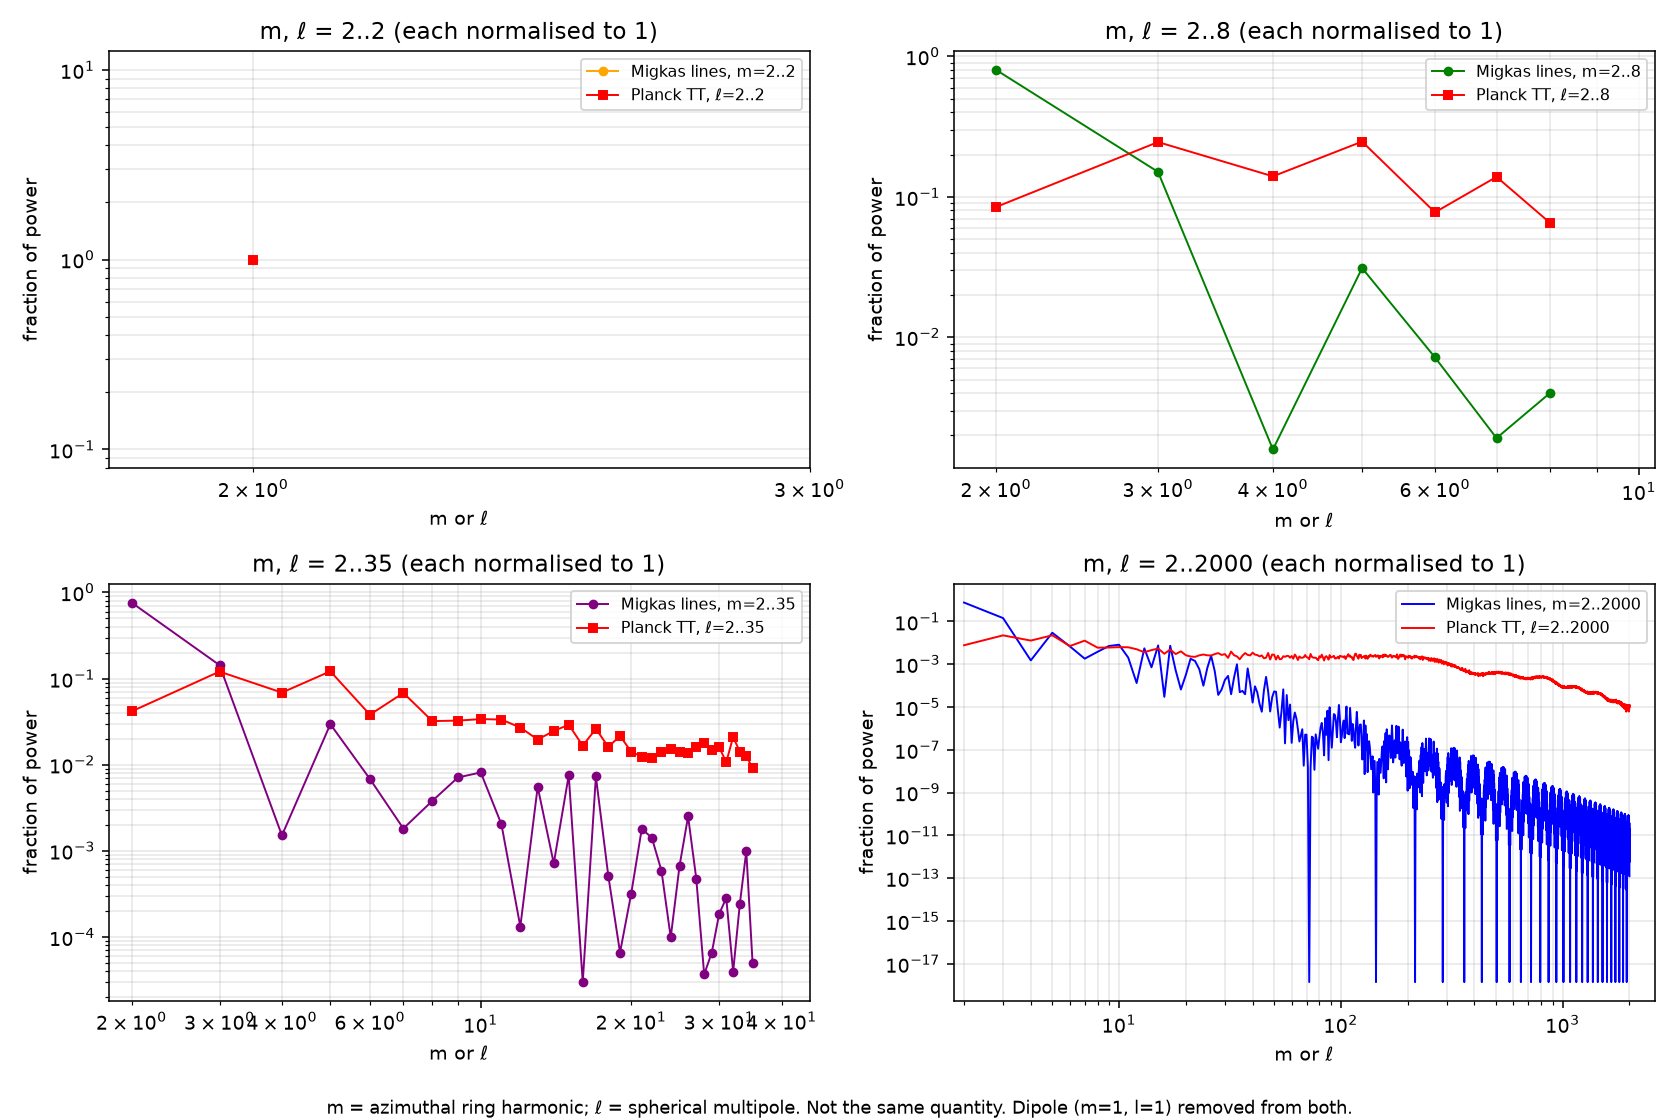

Reproduce this figure in Python.
# Each truncated connect-the-dots Fourier sum (m<=2,8,35,2000), dipole removed: fractional power for m>=2 vs Planck 2018 TT (2l+1)C_l share for l>=2.
import numpy as np,matplotlib;matplotlib.use('Agg');import matplotlib.pyplot as plt
d=np.genfromtxt('/workspace/cosmology/migkas/fig6_digitized.csv',delimiter=',',names=True);l,y=d['l_deg'],d['A_over_Aall'];o=np.argsort(l);l,y=l[o],y[o]
N=2**16;g=np.arange(N)*360/N;f=np.interp(g,l,y,period=360);A2=4*np.abs(np.fft.rfft(f)/N)**2
p=np.loadtxt('COM_PowerSpect_CMB-TT-full_R3.01.txt');L=np.r_[1,p[:,0]];Ad=3362.08;C1=4*np.pi/9*Ad**2
Cl=np.r_[C1,2*np.pi*p[:,1]/(p[:,0]*(p[:,0]+1))];Pl=(2*L+1)*Cl
fig,axs=plt.subplots(2,2,figsize=(12,8))
for a,(M,cl) in zip(axs.flat,[(2,'orange'),(8,'green'),(35,'purple'),(2000,'b')]):
  m=np.arange(2,M+1);pm=A2[2:M+1];pm=pm/pm.sum();k=(L>=2)&(L<=M);pp=Pl[k]/Pl[k].sum()
  a.loglog(m,pm,'o-' if M<=35 else '-',color=cl,ms=4,lw=1,label=f'Migkas lines, m=2..{M}')
  a.loglog(L[k],pp,'s-' if M<=35 else '-',color='red',ms=4,lw=1,label=f'Planck TT, $\\ell$=2..{M}')
  a.set_title(f'm, $\\ell$ = 2..{M} (each normalised to 1)');a.set_xlabel('m or $\\ell$');a.set_ylabel('fraction of power');a.grid(alpha=.3,which='both');a.set_xlim(1.8,max(M*1.3,3));a.legend(fontsize=8)
fig.text(.5,.005,'m = azimuthal ring harmonic; $\\ell$ = spherical multipole. Not the same quantity. Dipole (m=1, l=1) removed from both.',ha='center',fontsize=9)
plt.tight_layout(rect=(0,.03,1,1));plt.savefig('A_lines_harm_spectra_planck_noDipole.png',dpi=140)
